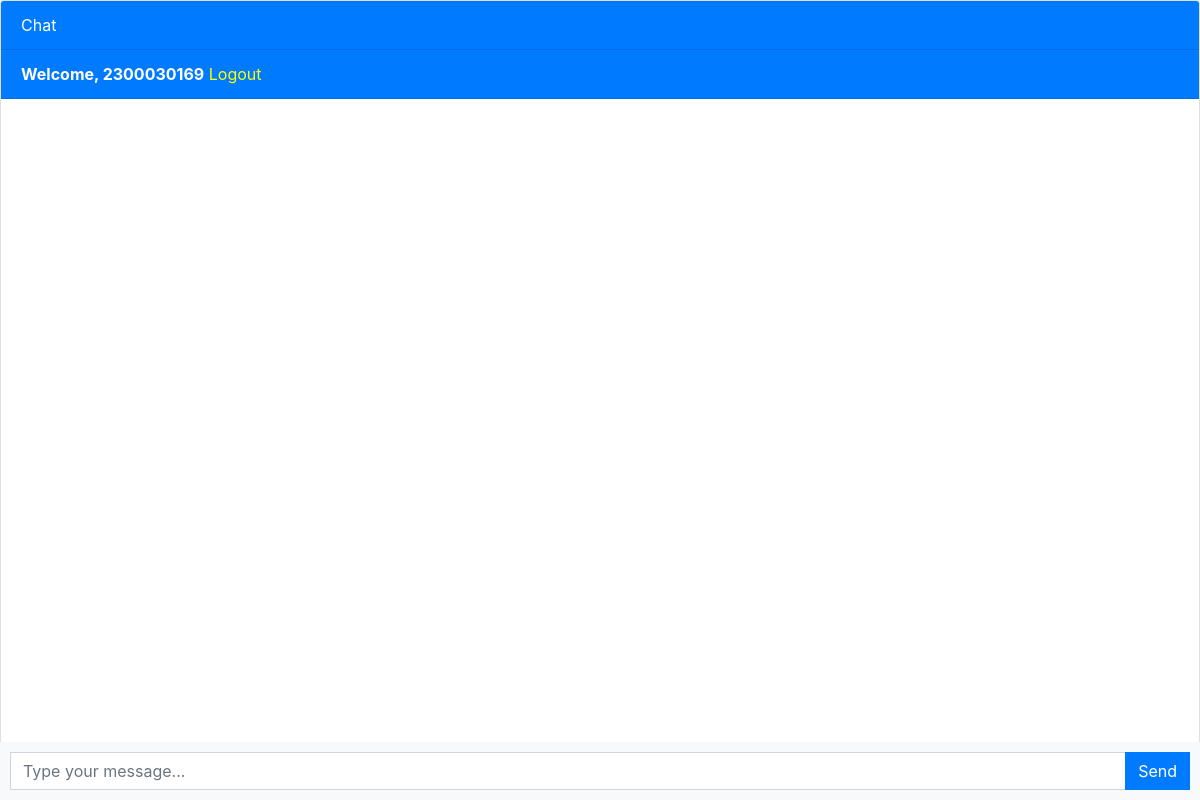
The page /chat/ (signed in) on the database as committed earlier.
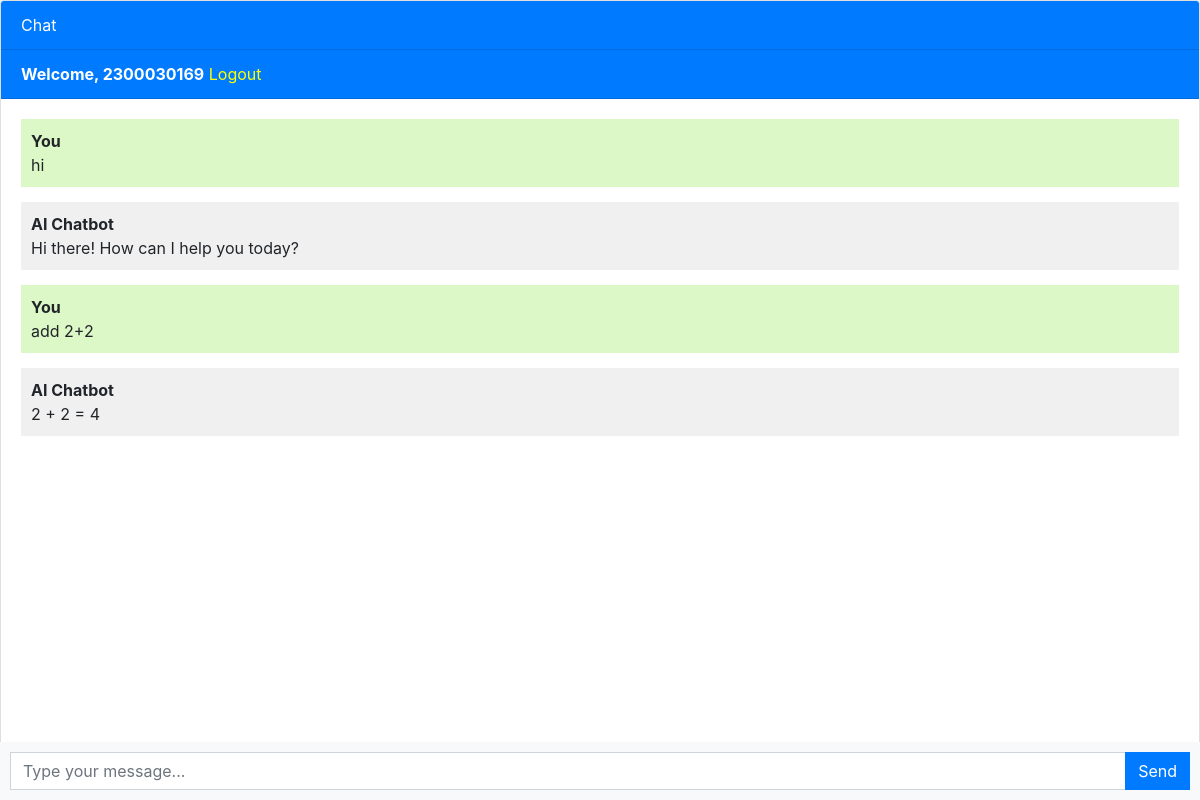
The same page on the database as committed later.
### chatbot/models.py (models this page shows, shortened)
class Chat(models.Model):
    user = models.ForeignKey(User, on_delete=models.CASCADE)
    message = models.TextField()
    response = models.TextField()
    created_at = models.DateTimeField(auto_now_add=True)

### chatbot/views.py (the view, shortened to what this page needs)
# urls.py: path('', include('chatbot.urls')),
@login_required
def chatbot(request):
    chats = Chat.objects.filter(user=request.user)
    return render(request, 'chatbot/chatbot.html', {'chats': chats})

### templates/chatbot/chatbot.html (shortened to what this page needs)
<!DOCTYPE html>
<html lang="en">
<head>
  <link rel="stylesheet" href="https://stackpath.bootstrapcdn.com/bootstrap/4.3.1/css/bootstrap.min.css">
</head>
<body>
  <div class="chat-container">
    <div class="card flex-grow-1">
      <div class="card-header bg-primary text-white">Chat</div>
      {% if user.is_authenticated %}
        <div class="card-header bg-primary text-white"><b>Welcome, {{ user.username }}</b> <a href="#" style="color: yellow;">Logout</a></div>
      {% else %}
        <div class="card-header bg-primary text-white">
          <a href="#" style="color: yellow;">Login</a>
          <a href="#" style="color: yellow;">Register</a>
        </div>
      {% endif %}
      <div class="card-body messages-box">
        <ul class="list-unstyled messages-list">
          {% for chat in chats %}
            {% if chat.user == request.user %}
              <li class="message sent">
                <div class="message-text">
                  <div class="message-sender"><b>You</b></div>
                  <div class="message-content">{{ chat.message }}</div>
                </div>
              </li>
              <li class="message received">
                <div class="message-text">
                  <div class="message-sender"><b>AI Chatbot</b></div>
                  <div class="message-content">{{ chat.response }}</div>
                </div>
              </li>
            {% endif %}
          {% endfor %}
        </ul>
      </div>
    </div>
    <form class="message-form">
      <div class="input-group">
        <input type="text" class="form-control message-input" placeholder="Type your message..." required>
        <div class="input-group-append">
          <button type="submit" class="btn btn-primary btn-send">Send</button>
        </div>
      </div>
    </form>
  </div>
</body>
</html>

### templates/chatbot/chatbot.html (style rules this page uses)
body, html { height: 100%; }
.messages-box { flex: 1; overflow-y: auto; }
.messages-list { padding-left: 0; }
.message { margin-bottom: 15px; list-style: none; }
.message-text { padding: 10px; border-radius: 5px; }
.sent { background-color: #dcf8c6; align-self: flex-end; }
.received { background-color: #f1f0f0; align-self: flex-start; }
.message-form { display: flex; position: fixed; bottom: 0; left: 0; right: 0; padding: 10px; background-color: #f8f9fa; }
.message-input { flex: 1; border-radius: 0; border-right: none; }
.btn-send { border-radius: 0; }
.chat-container { height: 100%; display: flex; flex-direction: column; }

Rows that differ between the two databases and show on the page:
added Chat: message "hi", response "Hi there! How can I help you today?"
added Chat: message "add 2+2", response "2 + 2 = 4"
